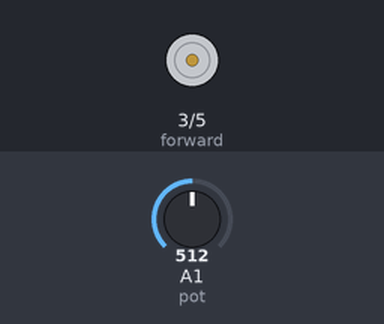
Recording of a sketch running on a simulated Arduino Uno, built with avr-gcc and run on an emulated ATmega328P. On the bench: motor-driver pin pairs drawn as motors (green arrow = first pin HIGH = forward, orange = second pin HIGH = backward, longer = more drive). The inputs (shaded band) are chosen by the test bench; at power-on: A1 (pot) = 512.

Above: at 1.2 s.
1.3 s: A1 (pot) set to 633
2.8 s: A1 (pot) set to 650
At 3.9 s:
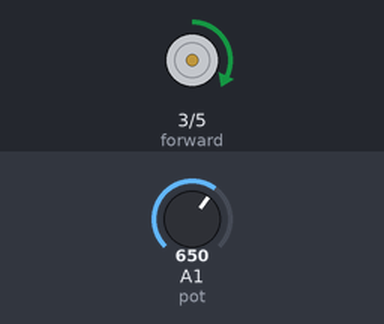
4.3 s: A1 (pot) set to 306
At 5.0 s:
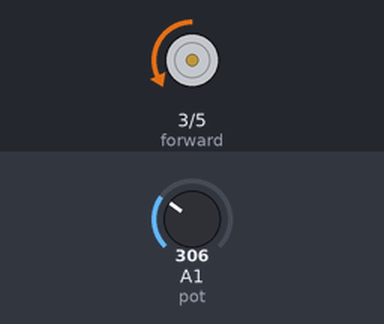
Timing chart, 0 to 7.3 s (numbered marks = the images above; inputs shaded):
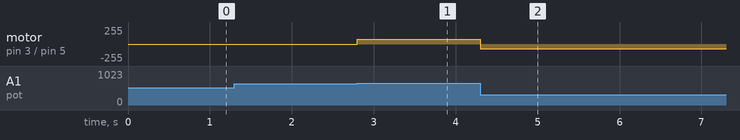

Measured:
- the behaviour switches between 641 and 642 on A1 (pot) (found by bisection; images 0 and 1)
- after the input at 1.3 s, every drawn part: stays the same
- after the input at 2.8 s, motor on pin 3 (forward) / pin 5 (reverse): stopped → forward 70/255 at once
- after the input at 4.3 s, motor on pin 3 (forward) / pin 5 (reverse): forward 70/255 → backward 70/255 at once

The sketch:

LAB3.ino
```cpp
int pot = 1;
int forward = 3;
int reverse = 5;
int potread = 0;
int motor;
void setup() {
  // put your setup code here, to run once:
  pinMode(forward , OUTPUT);
  pinMode(reverse , OUTPUT);
  Serial.begin(9600);
}

void loop() {
  // put your main code here, to run repeatedly:
potread=analogRead(pot);
motor=map(potread,0,1023, 0, 255);
if (motor < 120){
  analogWrite(reverse, 70);
  analogWrite(forward, 0);
}
else if (motor >120 && motor < 160){
  analogWrite(forward, 0);
  analogWrite(reverse, 0);
}
else {
  analogWrite(forward, 70);
  analogWrite(reverse, 0);
}
}
```
